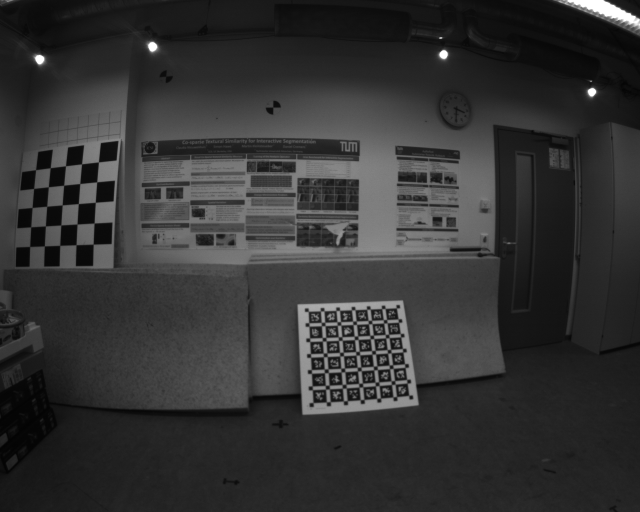
#> input picture data/cam1/data/1548685905330986323.png, 1280 x 1024 px (shown at 1/2 size); its folder holds 4 pictures in this run
$ jupyter execute --allow-errors homework2.ipynb   (Python 2 division)
#> lines starting #> are read from the running program, lines starting #| are printed output that depends on the picture
### meshwarp.py
import cv2
import numpy as np
import numpy.typing as npt
import nvdiffrast.torch as dr
import torch


class MeshWarper:
    """This class implements the interpolation of image by defining the forward transformation of regular grid"""

    def __init__(self):
        if not torch.cuda.is_available():
            raise Exception("CUDA device is not available")
        else:
            print("CUDA device available. Using cuda:0 for warping.")
        self.device = "cuda:0"
        self.glctx = dr.RasterizeCudaContext(device=self.device)

    # [170 lines left out: functions _build_mvp_cam_matrix, warp_grid, build_meshgrid, draw_meshgrid, not called in this run]

### homework2.ipynb
### Homework 2

Given input video from camera with rolling shutter, implement and apply the following algorithms:

    - radial distortion correction (use cv2.fisheye module)
    - rolling shutter correction
    - video stabilization

Expected output of the homework:

    - Jupyter notebook with working code that we can run in real-time
    - plots of camera orientations in time for unstabilized and stabilized motion [plot individual x/y/z components in axis-angle representation]
    - plots of input/output meshgrids for the video frame, where angular velocity has the biggest norm
    - 4 videos stacked together with their frames side-by-side:
        - original
        - undistorted
        - undistorted + rolling shutter corrected
        - undistorted + rolling shutter corrected + stabilized

Note:
Dataset used in homework provides two sources of camera orientations: IMU (Gyro) measurements of angular velocity and Motion Capture direct measurements of orientation. You should use IMU (Gyro) measurements and implement angular velocity integration. You can use Motion Capture direct measurements of orientation to verify that your integration is implemented correctly.

Rolling shutter correction algorithm is based on this paper: [Digital Video Stabilization and Rolling Shutter Correction using Gyroscopes](https://graphics.stanford.edu/papers/stabilization/).

Dataset: [Rolling-Shutter Visual-Inertial Odometry Dataset](https://cvg.cit.tum.de/data/datasets/rolling-shutter-dataset)

Calibrated camera params can be found [here](https://cdn3.vision.in.tum.de/rolling/calibration/camchain-calibration-equidistant4_camimu_dataset-calib-imu1.yaml)

Install packages

[cell 1]
import os
import numpy as np
import pandas as pd
import cv2
import glob
import matplotlib.pyplot as plt

from tqdm import tqdm
from scipy.spatial.transform import Rotation as R

## Preprocessing camera data

[cell 2]
INPUT_DIR = "data" # replace with your sequence
ORIGINAL_VIDEONAME = "output/orig.mp4"
UNDISTORTED_VIDEONAME = "output/undist.mp4"
RS_REMOVED_VIDEONAME = "output/nors.mp4"
STABILIZED_VIDEONAME = "output/stable_nors.mp4"
COMPARISON_VIDEONAME = "output/compared.mp4"

# camera params
FPS = 20

# camera intrinsics
K = np.array([[739.1654756101043, 0.0, 625.826167006398],
              [0.0, 739.1438452683457, 517.3370973594253],
              [0.0, 0.0, 1.0]])

# output camera intrinsics
K_new = K

# distortion params
D = np.array([0.019327620961435945, 0.006784242994724914, -0.008658628531456217, 0.0051893686731546585])


T_cam_imu = np.array([[-0.0027687291789002095, -0.9999872674970001, 0.004218884048773266, -0.05688384754602901],
                       [-0.9999356528558058, 0.002814949729190873, 0.010989367855138411, 0.007618902284014501],
                       [-0.011001103879489809, -0.004188185992194848, -0.9999307150055582, -0.042436390295094266],
                       [0.0, 0.0, 0.0, 1.0]])

R_cam_imu = T_cam_imu[:3, :3]

# time difference between row's light capture
dt_rs = 29.47 * 10 ** -6  # in seconds

# frame dimensions
W, H = 1280, 1024

[cell 3]
def frames_to_video(frames, output_video, fps=20, isColor=False):
    """
    Create a video from a list of frames.

    :param frames: list of frames
    :param output_video: output video file name (e.g., 'output.mp4')
    :param fps: frames per second (default=20)
    """
    if len(frames) == 0:
        raise ValueError("No frames provided")

    # Use the first frame to get dimensions
    height, width, *channels = frames[0].shape

    # Define video writer (using mp4v codec)
    fourcc = cv2.VideoWriter_fourcc(*'mp4v')
    video = cv2.VideoWriter(output_video, fourcc, fps, (width, height), isColor=isColor)

    for frame in tqdm(frames, desc="Writing frames to video: "):
        video.write(frame)


frames_paths = sorted(glob.glob(os.path.join(INPUT_DIR, "cam1/data/*.png")))
print(f"Number of frames in the video: {len(frames_paths)}")

frames = [cv2.imread(frame_path, cv2.IMREAD_GRAYSCALE) for frame_path in frames_paths]
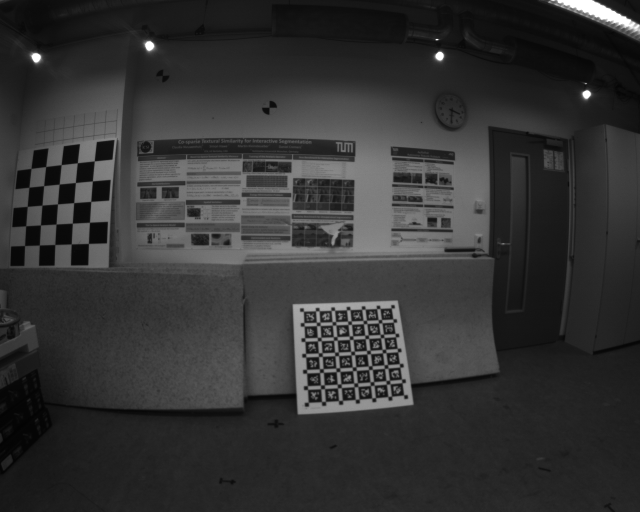
#> input picture data/cam1/data/1548685905430989323.png, 1280 x 1024 px (shown at 1/2 size)
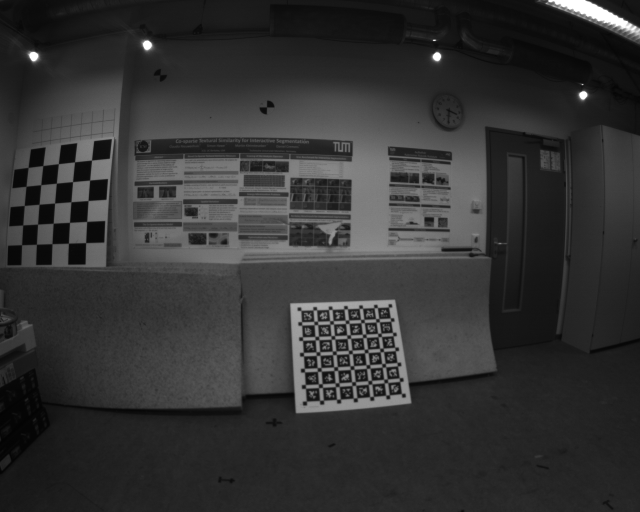
#> input picture data/cam1/data/1548685905480991323.png, 1280 x 1024 px (shown at 1/2 size)
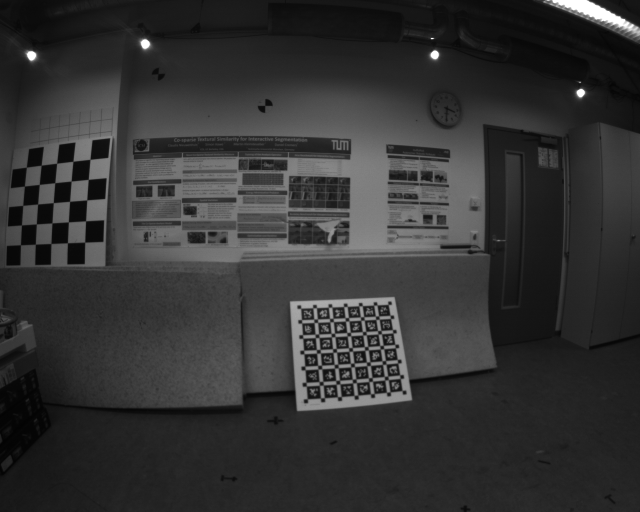
#> input picture data/cam1/data/1548685905530993323.png, 1280 x 1024 px (shown at 1/2 size)
#> frames = 4 items
frames_to_video(frames, ORIGINAL_VIDEONAME, FPS)
#> the loop in frames_to_video, `for frame in tqdm(frames, desc="Writing frames to video: "):` made 4 passes

[cell 4]
import os
data = []
imgs_folder = INPUT_DIR + "/cam1" + "/data"
for f in os.listdir(imgs_folder):
    if os.path.isfile(os.path.join(imgs_folder, f)):
        base, ext = os.path.splitext(f)
        fid = int(base)
        data.append((fid, f))

imgs_data = pd.DataFrame(data, columns=["timestamp", "path"]).sort_values("timestamp").reset_index(drop=True)

## Preprocessing IMU data

#> (a cell that did not finish here is left out)

[cell 6]
# [13 lines left out: function integrate_gyro, not called in this run]

#> (the rest of this cell did not finish here and is left out)

[cell 7]
# [9 lines left out: function sync_imu, not called in this run]

#> (a cell that did not finish here is left out)

## Undistort frames

[cell 9]
undistorted_frames = [cv2.fisheye.undistortImage(image, K, D, None, K) for image in tqdm(frames)]
#> undistorted_frames = 4 items

## Rolling shutter correction

[cell 10]
from meshwarp import MeshWarper
#> (the rest of this cell did not finish here and is left out)

[cell 11]
# [39 lines left out: function compensate_rs, not called in this run]

[cell 12]
compensated_frames = []

# Get frame timestamps in seconds from the data DataFrame
#> (the rest of this cell did not finish here and is left out)

## Camera stabilization

[cell 13]
from scipy.ndimage import gaussian_filter1d

# [8 lines left out: function gaussian_low_pass, not called in this run]

#> (the rest of this cell did not finish here and is left out)

[cell 14]
stabilized_frames = []

# Get frame timestamps in seconds from the data DataFrame
#> (the rest of this cell did not finish here and is left out)

## Results visualization

### Create original / undistorted / RS compensated / Stabilized videos together

[cell 15]
def crop_image(image: np.ndarray, crop_size: int = 50):
    h, w = image.shape
    return image[crop_size:h - crop_size, crop_size:w - crop_size]

# [13 lines left out: function put_label, not called in this run]

def create_comparison_video(original_frames, undistorted_frames, compensated_frames, stabilized_frames, output_video, fps=20, isColor=False, crop=50):
    """ Create a video from a list of frames. :param frames: list of frames :param output_video: output video file name (e.g., 'output.mp4') :param fps: frames per second (default=20) """
#> called with output_video = 'output/compared.mp4', fps = 20, isColor = False, crop = 50
    frames = zip(original_frames, undistorted_frames, compensated_frames, stabilized_frames)
#> frames = []

    height, width = undistorted_frames[0].shape[:2]
#> height = 1024; width = 1280
    height -= 2 * crop
#> height = 924
    width -= 2 * crop
#> width = 1180
    label_space = 40

    fourcc = cv2.VideoWriter_fourcc(*'mp4v')
    video = cv2.VideoWriter(output_video, fourcc, fps, (2 * width, 2 * height + label_space), isColor=isColor)

    for (original, undistorted, compensated, stabilized) in tqdm(frames, desc="Writing frames to video"):
        frame = np.ones((2 * height + label_space, 2 * width), dtype=np.uint8) * 0  # black background

        y0 = label_space
        frame[y0:y0+height, :width] = crop_image(original, crop)
        frame[y0:y0+height, width:] = crop_image(undistorted, crop)
        frame[y0+height:, :width] = crop_image(compensated, crop)
        frame[y0+height:, width:] = crop_image(stabilized, crop)

        put_label(frame, "Raw", width // 2, 5)
        put_label(frame, "Undistorted", width + width // 2, 5)
        put_label(frame, "Und+RS compensated", width // 2, height + 5 + label_space)
        put_label(frame, "Und+RS compensated+Stabilized", width + width // 2, height + 5 + label_space)

        video.write(frame)
#> this loop made 0 passes

    video.release()
